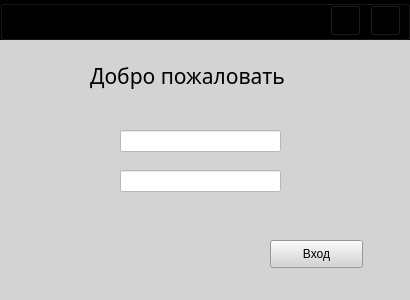
<?xml version="1.0" encoding="UTF-8"?>
<ui version="4.0">
 <class>authorization</class>
 <widget class="QWidget" name="authorization">
  <property name="windowModality">
   <enum>Qt::ApplicationModal</enum>
  </property>
  <property name="geometry">
   <rect>
    <x>0</x>
    <y>0</y>
    <width>410</width>
    <height>300</height>
   </rect>
  </property>
  <property name="minimumSize">
   <size>
    <width>410</width>
    <height>300</height>
   </size>
  </property>
  <property name="maximumSize">
   <size>
    <width>410</width>
    <height>300</height>
   </size>
  </property>
  <property name="windowTitle">
   <string>Авторизация</string>
  </property>
  <property name="autoFillBackground">
   <bool>false</bool>
  </property>
  <property name="styleSheet">
   <string notr="true">background-color:rgb(211, 211, 211)</string>
  </property>
  <widget class="QLineEdit" name="userNam">
   <property name="geometry">
    <rect>
     <x>120</x>
     <y>130</y>
     <width>161</width>
     <height>22</height>
    </rect>
   </property>
   <property name="styleSheet">
    <string notr="true">background-color: white</string>
   </property>
   <property name="echoMode">
    <enum>QLineEdit::Normal</enum>
   </property>
  </widget>
  <widget class="QLabel" name="label_3">
   <property name="geometry">
    <rect>
     <x>90</x>
     <y>50</y>
     <width>221</width>
     <height>51</height>
    </rect>
   </property>
   <property name="styleSheet">
    <string notr="true">font: 16pt corbel;
color: black</string>
   </property>
   <property name="text">
    <string>Добро пожаловать</string>
   </property>
  </widget>
  <widget class="QLineEdit" name="userPassword">
   <property name="geometry">
    <rect>
     <x>120</x>
     <y>170</y>
     <width>161</width>
     <height>22</height>
    </rect>
   </property>
   <property name="styleSheet">
    <string notr="true">background-color: white</string>
   </property>
   <property name="text">
    <string/>
   </property>
   <property name="echoMode">
    <enum>QLineEdit::Password</enum>
   </property>
  </widget>
  <widget class="QPushButton" name="button_entrance">
   <property name="geometry">
    <rect>
     <x>270</x>
     <y>240</y>
     <width>93</width>
     <height>28</height>
    </rect>
   </property>
   <property name="styleSheet">
    <string notr="true"/>
   </property>
   <property name="text">
    <string>Вход</string>
   </property>
  </widget>
  <widget class="QLabel" name="label">
   <property name="geometry">
    <rect>
     <x>80</x>
     <y>120</y>
     <width>31</width>
     <height>41</height>
    </rect>
   </property>
   <property name="text">
    <string/>
   </property>
   <property name="pixmap">
    <pixmap>img/user.png</pixmap>
   </property>
  </widget>
  <widget class="QLabel" name="label_2">
   <property name="geometry">
    <rect>
     <x>80</x>
     <y>170</y>
     <width>31</width>
     <height>31</height>
    </rect>
   </property>
   <property name="text">
    <string/>
   </property>
   <property name="pixmap">
    <pixmap>img/key.png</pixmap>
   </property>
  </widget>
  <widget class="QGroupBox" name="tabBar">
   <property name="geometry">
    <rect>
     <x>0</x>
     <y>0</y>
     <width>410</width>
     <height>40</height>
    </rect>
   </property>
   <property name="styleSheet">
    <string notr="true">background-color: black; font: 10pt</string>
   </property>
   <property name="title">
    <string/>
   </property>
   <widget class="QPushButton" name="button_info">
    <property name="geometry">
     <rect>
      <x>330</x>
      <y>5</y>
      <width>31</width>
      <height>31</height>
     </rect>
    </property>
    <property name="styleSheet">
     <string notr="true">color: white</string>
    </property>
    <property name="text">
     <string/>
    </property>
   </widget>
   <widget class="QPushButton" name="button_close">
    <property name="geometry">
     <rect>
      <x>370</x>
      <y>5</y>
      <width>31</width>
      <height>31</height>
     </rect>
    </property>
    <property name="styleSheet">
     <string notr="true">color: white</string>
    </property>
    <property name="text">
     <string/>
    </property>
   </widget>
  </widget>
 </widget>
 <resources/>
 <connections/>
</ui>
